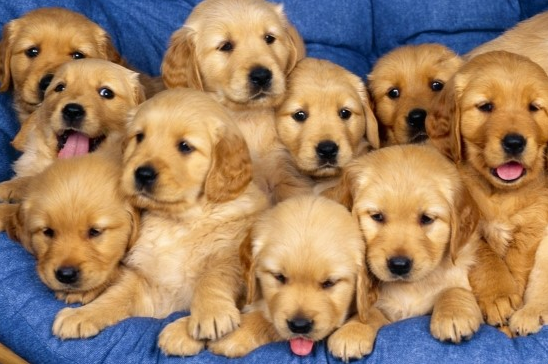
#> input picture images/dog.bmp, 548 x 364 px
$ python 4_imageinfo.py
#> lines starting #> are read from the running program, lines starting #| are printed output that depends on the picture
import cv2
import numpy as np

img_gray = cv2.imread('./images/dog.bmp', cv2.IMREAD_GRAYSCALE)
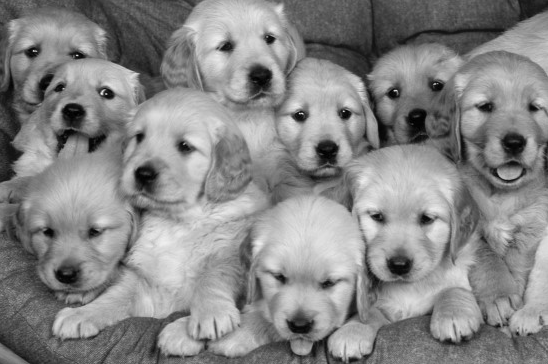
#> img_gray: shape (364, 548); min 0, max 243, mean 134.7

print('img_gray type: ', type(img_gray))
#| img_gray type:  <class 'numpy.ndarray'>
print('img_gray shape: ', img_gray.shape) # 세로, 가로 (364, 548)
#| img_gray shape:  (364, 548)
# opencv에서는 세로, 가로 순서
print('img_gray dtype: ', img_gray.dtype)
#| img_gray dtype:  uint8
# uint8 -> 밝기 정보를 표현하기 위한 데이터 타입

img_color = cv2.imread('./images/dog.bmp')
#> img_color is the input picture: shape (364, 548, 3); mean B, G, R 100.4, 128.9, 159

print('img_gray type: ', type(img_color))
#| img_gray type:  <class 'numpy.ndarray'>
print('img_gray shape: ', img_color.shape)      # (364, 548, 3)
#| img_gray shape:  (364, 548, 3)
print('img_gray dtype: ', img_color.dtype)
#| img_gray dtype:  uint8

h, w = img_color.shape[:2]
#> h = 364; w = 548
print(f'이미지 사이즈 : {w} * {h}')
#| 이미지 사이즈 : 548 * 364

if len(img_color.shape) == 3:
    print('컬러영상')
elif len(img_color.shape) == 2:
    print('그레이 스케일')

img1 = np.zeros((240, 320, 3), dtype=np.uint8)
img2 = np.empty((240, 320), dtype=np.uint8)
img3 = np.ones((240, 320), dtype=np.uint8)*120
img4 = np.full((240, 320, 3), (255, 102, 255), dtype=np.uint8)

img2 = cv2.cvtColor(img2, cv2.COLOR_GRAY2BGR)
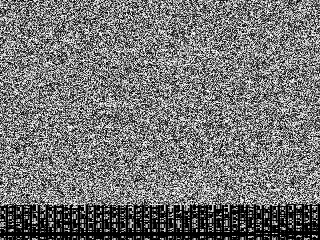
#> img2: shape (240, 320, 3); min 0, max 255, mean 116.4
h, w = img2.shape[:2]
#> h = 240; w = 320
# for x in range(h):
#     for y in range(w):
#         img2[x,y] = (255, 102, 255)

img2[:, :] = (255, 102, 255)
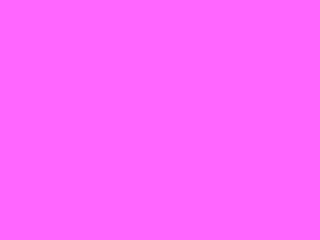
#> img2: shape (240, 320, 3); mean B, G, R 255, 102, 255


print(img4)

cv2.imshow('img1', img1)
cv2.imshow('img2', img2)
cv2.imshow('img3', img3)
cv2.imshow('img4', img4)
cv2.imshow('img_color', img_color)

while True:
    keyvalue = cv2.waitKey()
#> (key Esc is pressed here)
    print(keyvalue)
    if keyvalue == ord('i') or keyvalue == ord('I'):    # ord는 아스키코드 변환
        img_color = ~img_color
        cv2.imshow('img_color', img_color)
    elif keyvalue == 27:
        break

cv2.waitKey()

$ run again, with images/field.bmp copied over images/dog.bmp
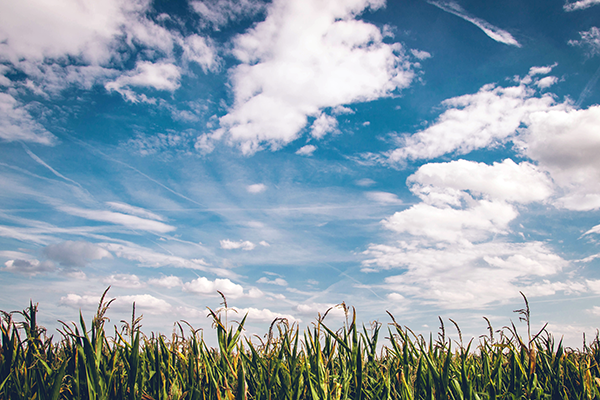
#> input picture images/field.bmp, 600 x 400 px
#> `img_gray = cv2.imread('./images/dog.bmp', cv2.IMREAD_GRAYSCALE)`:
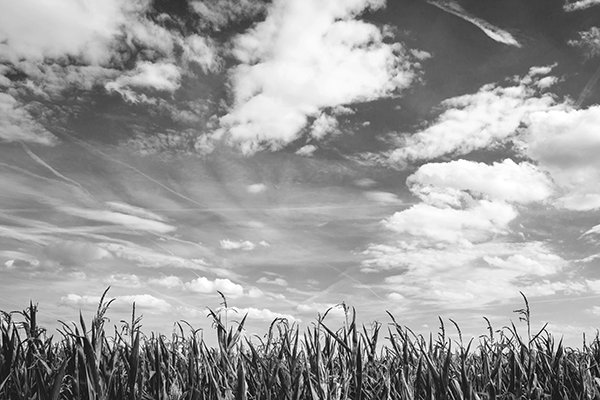
#> img_gray: shape (400, 600); min 0, max 255, mean 156.2
#| img_gray type:  <class 'numpy.ndarray'>
#| img_gray shape:  (400, 600)
#| img_gray dtype:  uint8
#> img_color is the input picture: shape (400, 600, 3); mean B, G, R 173.2, 160.3, 141.8
#| img_gray type:  <class 'numpy.ndarray'>
#| img_gray shape:  (400, 600, 3)
#| img_gray dtype:  uint8
#| 이미지 사이즈 : 600 * 400
#> `img2 = cv2.cvtColor(img2, cv2.COLOR_GRAY2BGR)`:
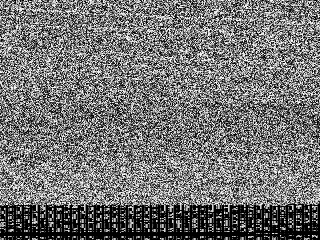
#> img2: shape (240, 320, 3); min 0, max 255, mean 114.5
